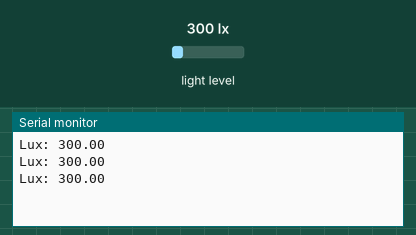
Simulated run of this sketch. Board: Arduino Uno, built with avr-gcc and run on an emulated ATmega328P. Shown: the last lines printed to the serial monitor. The inputs (shaded band) are chosen by the test bench; at power-on: light level 300 lx.

Above: at 1.3 s.
1.4 s: light level set to 40 lx
At 2.0 s:
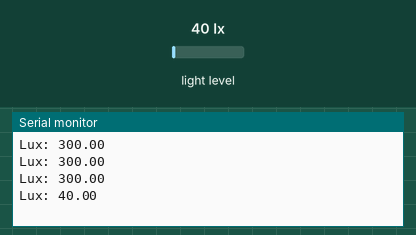
2.9 s: light level set to 500 lx
At 3.5 s:
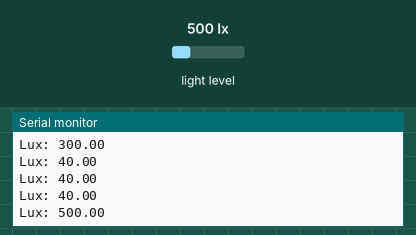
Timing chart, 0 to 5.9 s (numbered marks = the images above; inputs shaded):
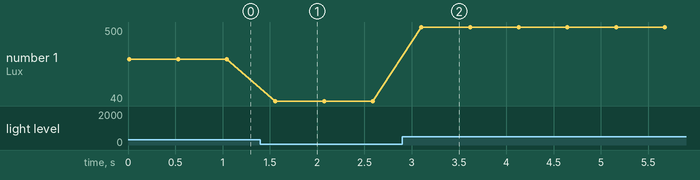

The sketch:

tsl2561.ino
```cpp
#include <Wire.h>
#include <Adafruit_Sensor.h>
#include <Adafruit_TSL2561_U.h>

// Create the TSL2561 sensor object
Adafruit_TSL2561_Unified tsl = Adafruit_TSL2561_Unified(TSL2561_ADDR_FLOAT, 12345);

void setup(void) {
  Serial.begin(9600);

  if(!tsl.begin()) {
    Serial.println("Couldn't find TSL2561 sensor");
    while(1);
  }

  // Set the gain to 1x (no gain) - use 16x for very dark situations
  tsl.setGain(TSL2561_GAIN_1X);

  // Set the integration time to 13ms - lower value for bright light, higher for dim light
  tsl.setIntegrationTime(TSL2561_INTEGRATIONTIME_13MS);
}

void loop(void) {
  // Get a new sensor event
  sensors_event_t event;
  tsl.getEvent(&event);

  // Display the sensor values
  Serial.print(F("Lux: ")); Serial.println(event.light);

  delay(500);  // wait for half a second
}
```

Measured:
- after the input at 1.4 s, the serial monitor: prints a new line after 0.16 s (image 1)
- after the input at 2.9 s, the serial monitor: prints a new line after 0.20 s (image 2)
- plotted number 1: 300 → 40 after the input at 1.4 s, 40 → 500 after the input at 2.9 s
